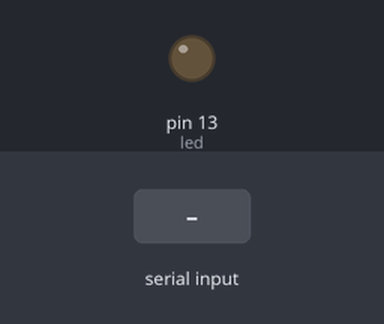
The sketch below on a simulated Arduino Uno, built with avr-gcc and run on an emulated ATmega328P. Shown: output pins drawn as LEDs (lit = HIGH). Inputs (shaded band) come from the test bench.

Above: at 1.2 s.
1.3 s: "H" received over Serial
At 2.8 s:
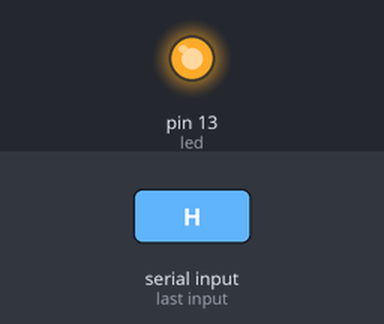
3.5 s: "L" received over Serial
At 4.3 s:
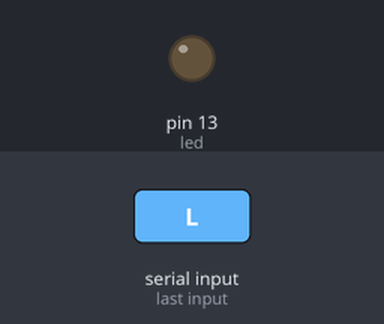
Timing chart, 0 to 6.5 s (numbered marks = the images above; inputs shaded):
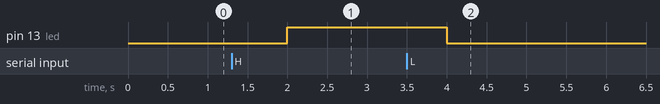

Measured:
- after the input at 1.3 s, pin 13 (led): LOW → HIGH after 0.70 s
- after the input at 3.5 s, pin 13 (led): HIGH → LOW after 0.50 s

The sketch:

xbee_receiver.ino
```cpp
const int led=13;

void setup()
{
  Serial.begin(9600);
  pinMode(led,OUTPUT);
}

void loop()
{
  char ch;
  if(Serial.available() > 0) // is there anything to be read from vterminal
  {
    ch = Serial.read();

    if(ch == 'H')
    {
      digitalWrite(led,HIGH);
    }
    else if (ch == 'L')
    {
      digitalWrite(led,LOW);
    }
  }
    ch = ' ';
    delay(1000);

}
```
